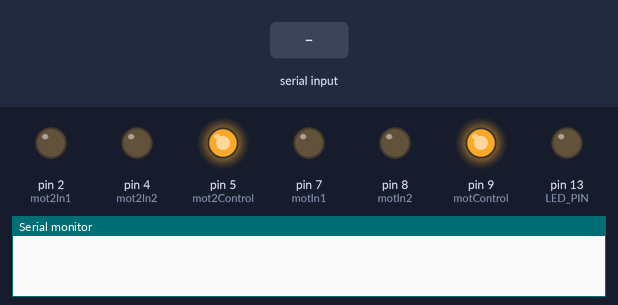
The sketch below on a simulated Arduino Uno, built with avr-gcc and run on an emulated ATmega328P. Parts: output pins drawn as LEDs (lit = HIGH), the last lines printed to the serial monitor. Inputs (shaded band) come from the test bench.

Above: at 1.8 s.
1.9 s: "w" received over Serial
At 2.05 s:
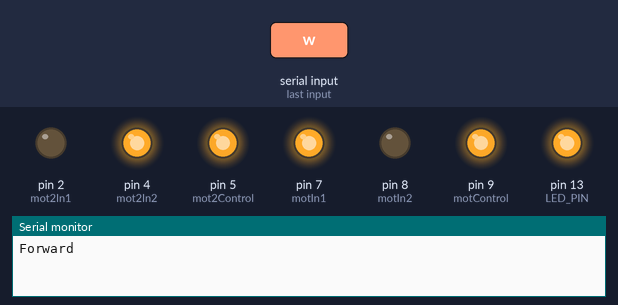
3.7 s: "s" received over Serial
At 3.85 s:
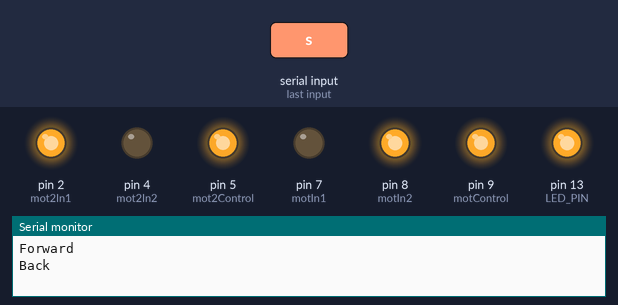
5.5 s: "a" received over Serial
At 5.65 s:
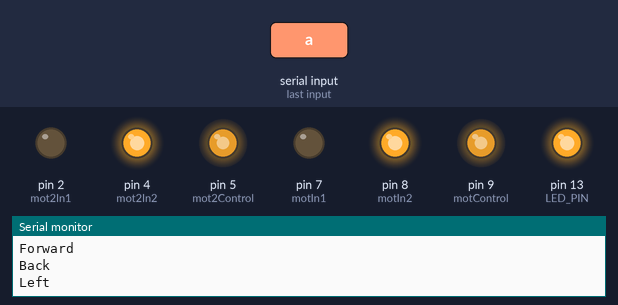
7.3 s: "d" received over Serial
At 7.45 s:
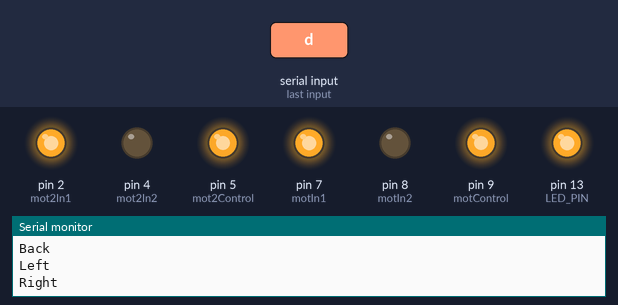
9.1 s: "l" received over Serial
At 9.25 s:
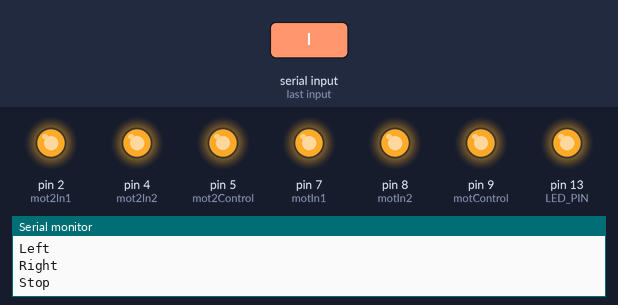
Timing chart, 0 to 11.9 s (numbered marks = the images above; inputs shaded):
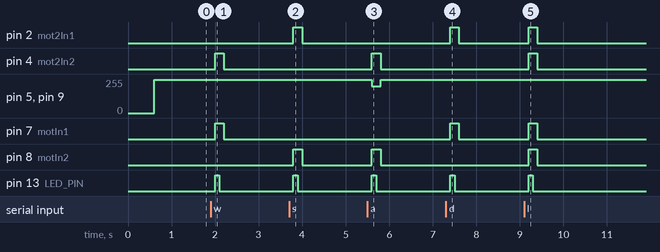

Measured:
- after the input at 1.9 s, pin 4 (mot2In2), pin 7 (motIn1): LOW → HIGH after 0.10 s, → LOW 0.20 s later; pin 13 (LED_PIN): LOW → HIGH after 0.10 s, → LOW 0.10 s later
- after the input at 3.7 s, pin 2 (mot2In1), pin 8 (motIn2): LOW → HIGH after 0.10 s, → LOW 0.20 s later; pin 13 (LED_PIN): LOW → HIGH after 0.10 s, → LOW 0.10 s later
- after the input at 5.5 s, pin 4 (mot2In2), pin 8 (motIn2): LOW → HIGH after 0.10 s, → LOW 0.20 s later; pin 5 (mot2Control), pin 9 (motControl): 250/255 → 200/255 after 0.10 s, → 250/255 0.20 s later; pin 13 (LED_PIN): LOW → HIGH after 0.10 s, → LOW 0.10 s later
- after the input at 7.3 s, pin 2 (mot2In1), pin 7 (motIn1): LOW → HIGH after 0.10 s, → LOW 0.20 s later; pin 13 (LED_PIN): LOW → HIGH after 0.10 s, → LOW 0.10 s later
- after the input at 9.1 s, pin 2 (mot2In1), pin 4 (mot2In2), pin 7 (motIn1), pin 8 (motIn2): LOW → HIGH after 0.10 s, → LOW 0.20 s later; pin 13 (LED_PIN): LOW → HIGH after 0.10 s, → LOW 0.10 s later

The sketch:

MyCode.ino
```cpp
// 変数の定義

//左車輪
const int motIn1 = 7; //to driver 6
const int motIn2 = 8; //to driver 5
const int motControl = 9; //to driver 4

//右車輪
const int mot2In1 = 2; //to driver 6
const int mot2In2 = 4; //to driver 5
const int mot2Control = 5; //to driver 4

//int rotSpeed = 0;
//int stepSpeed = 5;
#define LED_PIN 13

// 初期化
void setup() {
  //左車輪
  pinMode(motIn1, OUTPUT);
  pinMode(motIn2, OUTPUT);

  //右車輪
  pinMode(mot2In1, OUTPUT);
  pinMode(mot2In2, OUTPUT);
  pinMode(LED_PIN, OUTPUT);

  // make the Bluetooth Module reset:
  digitalWrite(A5, LOW);
  delay(100);
  digitalWrite(A5, HIGH);
  delay(500);
  // シリアルポートを115200 bps[ビット/秒]で初期化
  Serial.begin(115200);
}

// 繰り返し処理
void loop() {
  int inputchar;

  // シリアルポートより1文字読み込む
  inputchar = Serial.read();

  if (inputchar != -1 ) {
    // 読み込んだデータが -1 以外の場合　以下の処理を行う

    switch (inputchar) {
      case 'w':
        // 読み込みデータが w の場合
        //前進する
        Serial.print("Forward\n");
        //左車輪
        digitalWrite(motIn1, HIGH);
        digitalWrite(motIn2, LOW);
        analogWrite(motControl, 250);

        //右車輪
        digitalWrite(mot2In1, LOW);
        digitalWrite(mot2In2, HIGH);
        analogWrite(mot2Control, 250);

        digitalWrite(LED_PIN, HIGH);
        delay(100);
        digitalWrite(LED_PIN, LOW);
        delay(100);
        break;
      case 's':
        // 読み込みデータが　s の場合
        //後退する
        Serial.print("Back\n");
        //左車輪
        digitalWrite(motIn1, LOW);
        digitalWrite(motIn2, HIGH);
        analogWrite(motControl, 250);

        //右車輪
        digitalWrite(mot2In1, HIGH);
        digitalWrite(mot2In2, LOW);
        analogWrite(mot2Control, 250);

        digitalWrite(LED_PIN, HIGH);
        delay(100);
        digitalWrite(LED_PIN, LOW);
        delay(100);
        break;
      case 'a':
        // 読み込みデータが　a の場合
        //左折する
        Serial.print("Left\n");
       //左車輪・後進
        digitalWrite(motIn1, LOW);
        digitalWrite(motIn2, HIGH);
        analogWrite(motControl, 200);

        //右車輪・前進
        digitalWrite(mot2In1, LOW);
        digitalWrite(mot2In2, HIGH);
        analogWrite(mot2Control, 200);

        digitalWrite(LED_PIN, HIGH);
        delay(100);
        digitalWrite(LED_PIN, LOW);
        delay(100);
        break;
      case 'd':
        // 読み込みデータがd の場合
        //右折する
        Serial.print("Right\n");
       //左車輪・前進
        digitalWrite(motIn1, HIGH);
        digitalWrite(motIn2, LOW);
        analogWrite(motControl, 250);

        //右車輪・後進
        digitalWrite(mot2In1, HIGH);
        digitalWrite(mot2In2, LOW);
        analogWrite(mot2Control, 250);

        digitalWrite(LED_PIN, HIGH);
        delay(100);
        digitalWrite(LED_PIN, LOW);
        delay(100);
        break;
      case 'l':
        // 読み込みデータが　l の場合
        //停止する
        Serial.print("Stop\n");
        //左車輪・ブレーキ
        digitalWrite(motIn1, HIGH);
        digitalWrite(motIn2, HIGH);
        analogWrite(motControl, 250);

        //右車輪・ブレーキ
        digitalWrite(mot2In1, HIGH);
        digitalWrite(mot2In2, HIGH);
        analogWrite(mot2Control, 250);

        digitalWrite(LED_PIN, HIGH);
        delay(100);
        digitalWrite(LED_PIN, LOW);
        delay(100);
        break;
    }
  } else {

    // 読み込むデータが無い場合はストップ
        //左車輪・ニュートラル
        digitalWrite(motIn1, LOW);
        digitalWrite(motIn2, LOW);
        analogWrite(motControl, 250);

        //右車輪・ニュートラル
        digitalWrite(mot2In1, LOW);
        digitalWrite(mot2In2, LOW);
        analogWrite(mot2Control, 250);

//        digitalWrite(LED_PIN, HIGH);
        delay(200);
//        digitalWrite(LED_PIN, LOW);
//        delay(100);

  }

}
```
